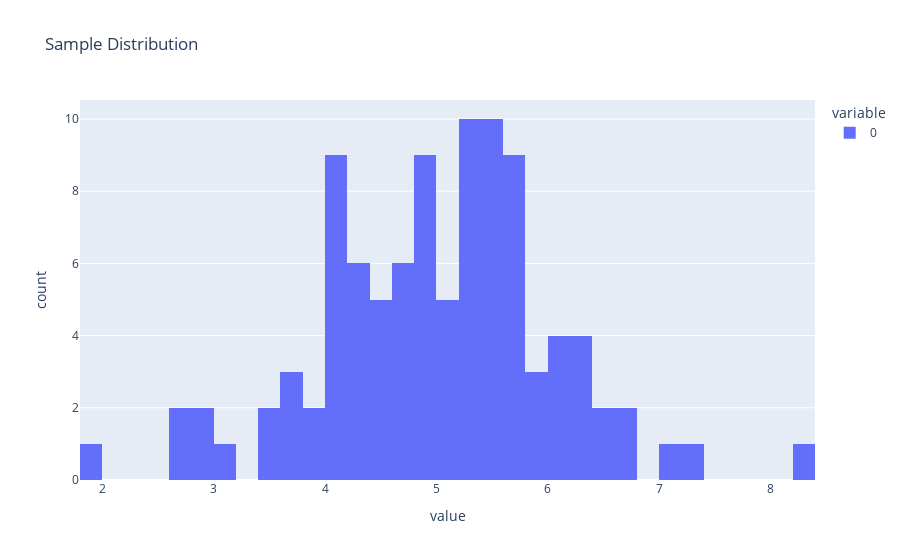

The cell this chart's notebook holds for it:
### Markdown cell above
### Task definition
- Let $X1, ...,Xn ~ Normal(µ, 1)$
- Let $\hatθ = e^µ$
- Let $\hatθ = e^\overline{X}$
### Requirements:
- Create a data set (using $µ = 5$) consisting of $n=100$ observations
- Use the bootstrap to get the se and 95 percent confidence interval for θ
- Plot a histogram of the bootstrap replications. This is an estimate of the distribution of $\hatθ$
- Compare this to the true sampling distribution of $\hatθ$

### Code cell
T_of_F = lambda sample_: np.exp(np.mean(sample_))
mu = 5
n = 100
sample = norm.rvs(loc = mu, scale = 1, size = n)
px.histogram(sample, nbins = 40, title = 'Sample Distribution')

### Figure 1 — Plotly figure (JSON) as saved in the notebook; plotly's stock layout.template omitted (floating-point values rounded to 4 significant figures)
{"data": [{"alignmentgroup": "True", "bingroup": "x", "hovertemplate": "variable=0<br>value=%{x}<br>count=%{y}<extra></extra>", "legendgroup": "0", "marker": {"color": "#636efa", "pattern": {"shape": ""}}, "name": "0", "nbinsx": 40, "offsetgroup": "0", "orientation": "v", "showlegend": true, "x": [5.542, 4.162, 5.297, 6.36, 4.612, 5.592, 3.56, 4.939, 5.616, 4.201, 4.669, 4.928, 5.388, 4.315, 5.665, 7.288, 7.015, 5.673, 5.286, 3.486, 5.14, 6.2, 6.495, 5.52, 2.903, 4.91, 5.182, 4.847, 5.315, 5.624, 4.815, 5.942, 5.734, 4.152, 2.858, 3.663, 4.733, 4.588, 4.148, 4.305, 5.781, 5.683, 6.303, 1.98, 4.604, 4.837, 6.519, 4.16, 4.053, 5.099, 4.387, 5.402, 5.73, 3.795, 5.808, 2.62, 2.74, 5.241, 4.048, 5.565, 4.857, 3.984, 5.461, 5.338, 4.151, 5.134, 6.248, 5.235, 5.504, 4.174, 5.463, 4.269, 4.106, 4.969, 5.375, 4.662, 5.771, 5.284, 6.684, 5.35, 8.277, 6.321, 6.035, 4.578, 4.336, 4.589, 5.599, 4.56, 3.867, 6.78, 6.139, 4.546, 4.797, 5.993, 5.569, 3.619, 5.194, 6.143, 4.869, 3.103], "xaxis": "x", "yaxis": "y", "type": "histogram"}], "layout": {"xaxis": {"anchor": "y", "domain": [0.0, 1.0], "title": {"text": "value"}}, "yaxis": {"anchor": "x", "domain": [0.0, 1.0], "title": {"text": "count"}}, "legend": {"title": {"text": "variable"}, "tracegroupgap": 0}, "title": {"text": "Sample Distribution"}, "barmode": "relative"}}
